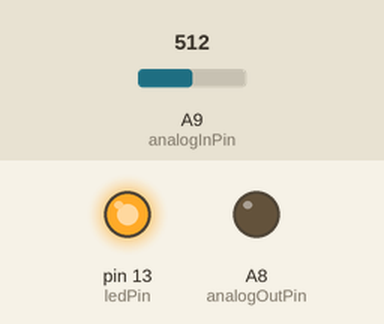
This sketch was run on a simulated Arduino Mega 2560, built with avr-gcc and run on an emulated ATmega2560. On the bench: output pins drawn as LEDs (lit = HIGH). Dashed ring = blinking. Inputs (shaded band) come from the test bench; at power-on: A9 (analogInPin) = 512. What the sketch prints to the serial monitor is not drawn.

Above: at 1.2 s.
1.3 s: A9 (analogInPin) set to 531
At 1.8 s:
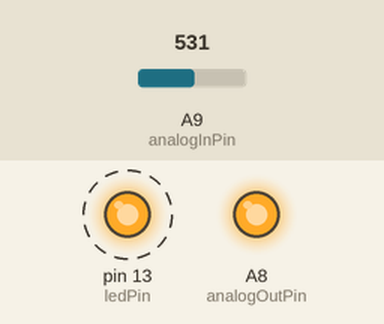
4.3 s: A9 (analogInPin) set to 511
At 4.38 s:
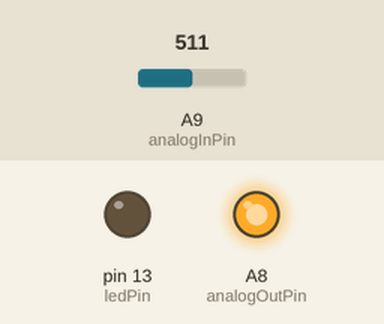
At 4.95 s:
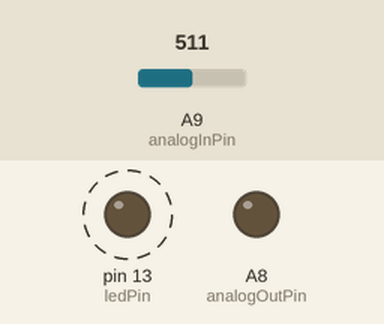
Timing chart, 0 to 13.3 s (numbered marks = the images above; inputs shaded):
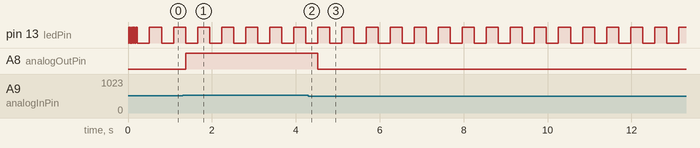

Measured:
- the behaviour switches between 513 and 514 on A9 (analogInPin) (found by bisection; images 0 and 1)
- after the input at 1.3 s, A8 (analogOutPin): LOW → HIGH after 0.07 s
- after the input at 4.3 s, A8 (analogOutPin): HIGH → LOW after 0.23 s
- by itself, pin 13 (ledPin): alternates HIGH for 0.29 s and LOW for 0.29 s

The sketch:

AnalogInOutSerial.ino
```cpp
/*
  Analog input, analog output, serial output in binary, LED flashing
 */

#define MEASUREMENT_INTERVAL  20000

// These constants won't change.  They're used to give names
// to the pins used:
const int analogInPin  = A9;          // analog input pin that the potentiometer is attached to
const int analogOutPin = A8;          //  analog output pin is simulated with PWM encoding
const int ledPin       = LED_BUILTIN; //

int sensorValue = 0;                  // value read
int outputValue = 0;                  // value output to the PWM (analog out)

unsigned long lastMeasurement = 0;
unsigned long now = 0;
byte* data;

void setup() {
  pinMode(analogOutPin, OUTPUT);
  pinMode(ledPin,       OUTPUT);
  pinMode(analogInPin,  INPUT);
  digitalWriteFast(ledPin,0);
  while (!Serial && millis() < 3000) ;
  Serial.begin(Serial.baud());
}

void loop() {
  now = micros();
  if ((now - lastMeasurement) >= MEASUREMENT_INTERVAL) {
    lastMeasurement = now;
    // read the analog in value:
    sensorValue = analogRead(analogInPin);
    // map it to the range of the analog out:
    outputValue = map(sensorValue, 0, 1023, 0, 255); // input is 1024 different values and output is 256
    // change the analog out value:
    analogWrite(analogOutPin, outputValue);
    // Send data in binary over serial port
    data = (byte *) &now;
    Serial.write(data,sizeof(now));
    data = (byte *) &outputValue;
    Serial.write(data,sizeof(outputValue));
    Serial.write('\n');
    // Serial.flush();
    digitalWriteFast(ledPin,!digitalReadFast(ledPin));
  }
}
```
